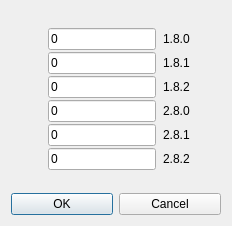
<?xml version="1.0" encoding="UTF-8"?>
<ui version="4.0">
 <class>Dialog</class>
 <widget class="QDialog" name="Dialog">
  <property name="geometry">
   <rect>
    <x>0</x>
    <y>0</y>
    <width>232</width>
    <height>226</height>
   </rect>
  </property>
  <property name="windowTitle">
   <string>Dialog</string>
  </property>
  <layout class="QHBoxLayout" name="horizontalLayout">
   <item>
    <layout class="QVBoxLayout" name="verticalLayout">
     <property name="sizeConstraint">
      <enum>QLayout::SetDefaultConstraint</enum>
     </property>
     <item>
      <layout class="QFormLayout" name="formLayout">
       <property name="sizeConstraint">
        <enum>QLayout::SetDefaultConstraint</enum>
       </property>
       <property name="fieldGrowthPolicy">
        <enum>QFormLayout::ExpandingFieldsGrow</enum>
       </property>
       <property name="rowWrapPolicy">
        <enum>QFormLayout::DontWrapRows</enum>
       </property>
       <property name="labelAlignment">
        <set>Qt::AlignCenter</set>
       </property>
       <property name="formAlignment">
        <set>Qt::AlignCenter</set>
       </property>
       <property name="horizontalSpacing">
        <number>7</number>
       </property>
       <property name="verticalSpacing">
        <number>2</number>
       </property>
       <item row="0" column="0">
        <widget class="QLineEdit" name="f180">
         <property name="sizePolicy">
          <sizepolicy hsizetype="Expanding" vsizetype="Fixed">
           <horstretch>0</horstretch>
           <verstretch>0</verstretch>
          </sizepolicy>
         </property>
         <property name="text">
          <string>0</string>
         </property>
        </widget>
       </item>
       <item row="1" column="0">
        <widget class="QLineEdit" name="f181">
         <property name="text">
          <string>0</string>
         </property>
        </widget>
       </item>
       <item row="1" column="1">
        <widget class="QLabel" name="l181">
         <property name="text">
          <string>1.8.1</string>
         </property>
        </widget>
       </item>
       <item row="2" column="0">
        <widget class="QLineEdit" name="f182">
         <property name="text">
          <string>0</string>
         </property>
        </widget>
       </item>
       <item row="2" column="1">
        <widget class="QLabel" name="l182">
         <property name="enabled">
          <bool>true</bool>
         </property>
         <property name="tabletTracking">
          <bool>true</bool>
         </property>
         <property name="text">
          <string>1.8.2</string>
         </property>
        </widget>
       </item>
       <item row="3" column="0">
        <widget class="QLineEdit" name="f280">
         <property name="text">
          <string>0</string>
         </property>
        </widget>
       </item>
       <item row="3" column="1">
        <widget class="QLabel" name="l280">
         <property name="text">
          <string>2.8.0</string>
         </property>
        </widget>
       </item>
       <item row="4" column="0">
        <widget class="QLineEdit" name="f281">
         <property name="text">
          <string>0</string>
         </property>
        </widget>
       </item>
       <item row="4" column="1">
        <widget class="QLabel" name="l281">
         <property name="text">
          <string>2.8.1</string>
         </property>
        </widget>
       </item>
       <item row="5" column="0">
        <widget class="QLineEdit" name="f282">
         <property name="text">
          <string>0</string>
         </property>
        </widget>
       </item>
       <item row="5" column="1">
        <widget class="QLabel" name="l282">
         <property name="text">
          <string>2.8.2</string>
         </property>
        </widget>
       </item>
       <item row="0" column="1">
        <widget class="QLabel" name="l180">
         <property name="text">
          <string>1.8.0</string>
         </property>
        </widget>
       </item>
      </layout>
     </item>
     <item>
      <layout class="QHBoxLayout" name="horizontalLayout_2">
       <item>
        <widget class="QPushButton" name="pushButton_2">
         <property name="text">
          <string>OK</string>
         </property>
        </widget>
       </item>
       <item>
        <widget class="QPushButton" name="pushButton">
         <property name="text">
          <string>Cancel</string>
         </property>
        </widget>
       </item>
      </layout>
     </item>
    </layout>
   </item>
  </layout>
 </widget>
 <resources/>
 <connections/>
</ui>
